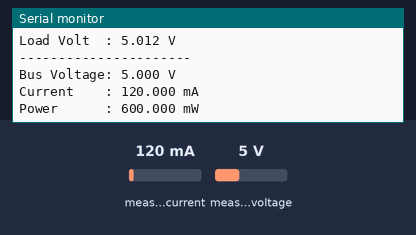
The sketch below on a simulated Arduino Nano, built with avr-gcc and run on an emulated ATmega328P. Shown: the last lines printed to the serial monitor. The test bench sets the inputs (shaded band); at power-on: measured current 120 mA, measured voltage 5 V.

Above: at 1.2 s.
1.3 s: measured current set to 40 mA
At 1.3 s:
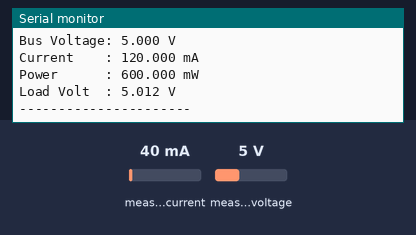
2.8 s: measured voltage set to 0.3 V
At 4.1 s:
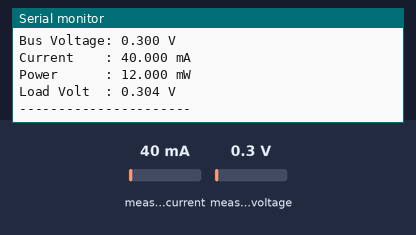
4.3 s: measured current set to 500 mA
At 5.3 s:
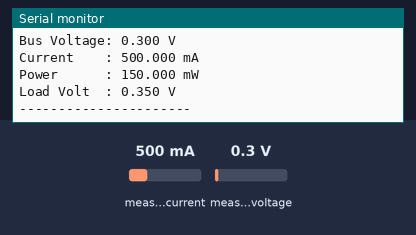
5.8 s: measured current set to 40 mA
At 7.2 s:
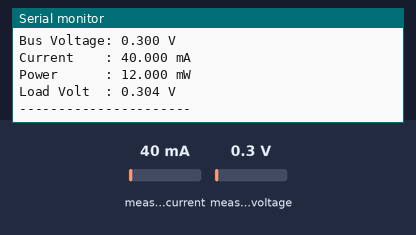
Timing chart, 0 to 8.8 s (numbered marks = the images above; inputs shaded):
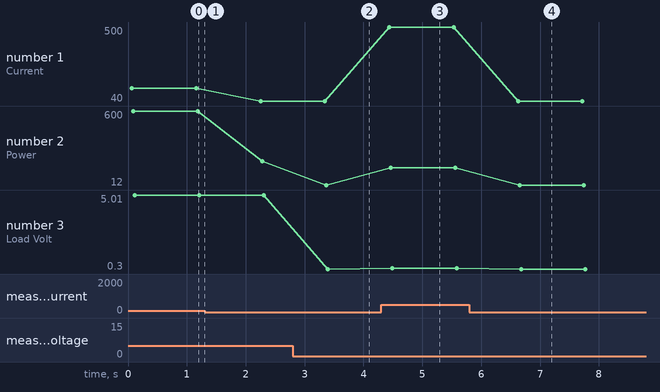

Measured:
- after the input at 2.8 s, the serial monitor: prints a new line after 0.52 s (image 2)
- after the input at 4.3 s, the serial monitor: prints a new line after 0.14 s (image 3)
- plotted number 1: 120 → 40 after the input at 1.3 s, 40 → 500 after the input at 4.3 s
- plotted number 2: 600 → 200 after the input at 1.3 s, 200 → 12 after the input at 2.8 s, 12 → 150 after the input at 4.3 s
- plotted number 3: 5.01 → 5 after the input at 1.3 s, 5 → 0.3 after the input at 2.8 s, 0.3 → 0.35 after the input at 4.3 s

The sketch:

edge.ino
```cpp
#include <Wire.h>
#include <Adafruit_INA219.h>
#include <SoftwareSerial.h>

Adafruit_INA219 ina219;

// Chỉ cần TX để gửi đi
SoftwareSerial mySerial(2, 3); // RX, TX
// RX chân 2 không dùng, TX chân 3 dùng để gửi sang ESP32-S3

void setup() {
  Serial.begin(9600);
  mySerial.begin(9600);

  if (!ina219.begin()) {
    Serial.println("Khong tim thay INA219");
    while (1);
  }

  Serial.println("INA219 OK");
}

void loop() {
  float shuntvoltage = ina219.getShuntVoltage_mV();
  float busvoltage   = ina219.getBusVoltage_V();
  float current_mA   = ina219.getCurrent_mA();
  float power_mW     = ina219.getPower_mW();
  float loadvoltage  = busvoltage + (shuntvoltage / 1000.0);

  // Gửi 1 dòng dữ liệu dạng CSV
  mySerial.print(busvoltage, 3);
  mySerial.print(",");
  mySerial.print(current_mA, 3);
  mySerial.print(",");
  mySerial.print(power_mW, 3);
  mySerial.print(",");
  mySerial.println(loadvoltage, 3);

  // In ra Serial Monitor của Nano để kiểm tra
  Serial.print("Bus Voltage: "); Serial.print(busvoltage, 3); Serial.println(" V");
  Serial.print("Current    : "); Serial.print(current_mA, 3); Serial.println(" mA");
  Serial.print("Power      : "); Serial.print(power_mW, 3); Serial.println(" mW");
  Serial.print("Load Volt  : "); Serial.print(loadvoltage, 3); Serial.println(" V");
  Serial.println("----------------------");

  delay(1000);
}
```
